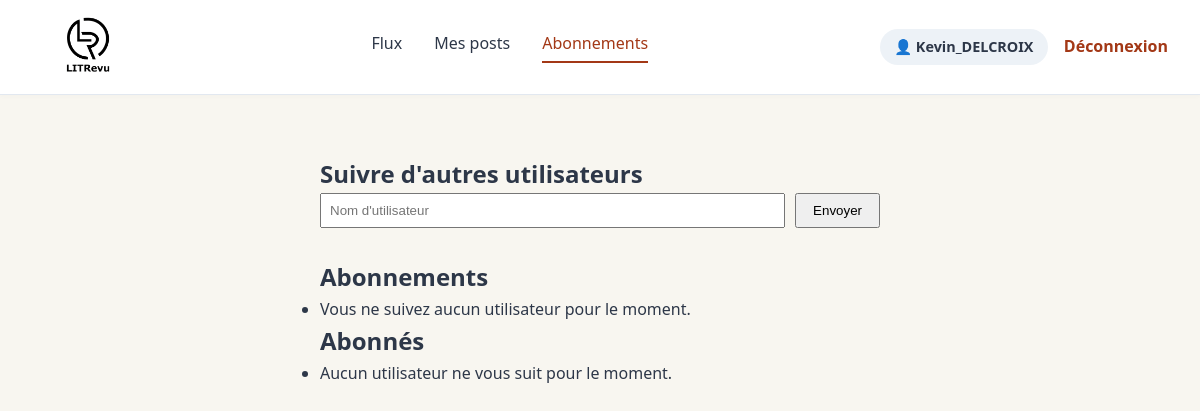
The page /subscriptions/ (signed in) on the database as committed earlier.
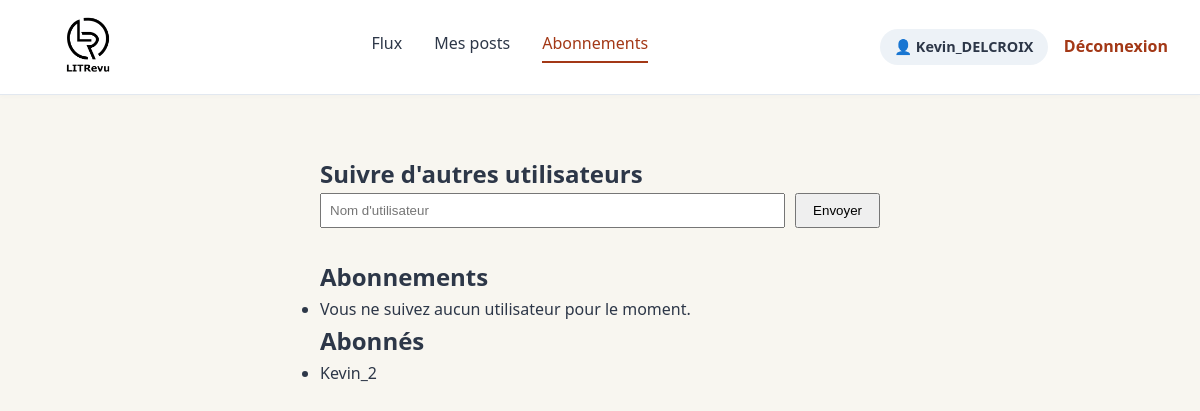
The same page on the database as committed later.
### litrevu/models.py (models this page shows, shortened)
class UserFollows(models.Model):
    user = models.ForeignKey(
        to=settings.AUTH_USER_MODEL,
        on_delete=models.CASCADE,
        related_name="following",
    )
    followed_user = models.ForeignKey(
        to=settings.AUTH_USER_MODEL,
        on_delete=models.CASCADE,
        related_name="followed_by",
    )
    class Meta:
        unique_together = ("user", "followed_user")
        verbose_name = "Abonnement"
        verbose_name_plural = "Abonnements"

### authentication/models.py (models this page shows)
class User(AbstractUser):
    pass

### authentication/views.py (the view, shortened to what this page needs)
# urls.py: django.urls.path('subscriptions/', auth_views.subscriptions, name='subscriptions'),
@login_required
def subscriptions(request):
    message = ""
    following = UserFollows.objects.filter(user=request.user)
    followers = UserFollows.objects.filter(followed_user=request.user)
    context = {
        "following": following,
        "followers": followers,
        "message": message,
    }
    return render(request, "litrevu/subscriptions.html", context)

### litrevu/templates/litrevu/subscriptions.html (shortened to what this page needs)
{% extends 'authentication/base.html' %}
{% block content %}
<div style="max-width: 600px; margin: 0 auto; padding: 20px;">
    <h2>Suivre d'autres utilisateurs</h2>
    <form method="post" style="margin-bottom: 30px;">
        <div style="display: flex; gap: 10px;">
            <input type="text" name="username" placeholder="Nom d'utilisateur" required style="flex: 1; padding: 8px;">
            <button type="submit" style="padding: 8px 16px;">Envoyer</button>
        </div>
    </form>
    <h2>Abonnements</h2>
    <ul>
        {% for follow in following %}
            <li style="display: flex; justify-content: space-between; align-items: center; margin-bottom: 10px;">
                <span>{{ follow.followed_user.username }}</span>
                <form method="post" action="{% url 'unsubscribe' follow.id %}">
                    {% csrf_token %}
                    <button type="submit" class="btn-danger">Désabonner</button>
                </form>
            </li>
        {% empty %}
            <li>Vous ne suivez aucun utilisateur pour le moment.</li>
        {% endfor %}
    </ul>
    <h2>Abonnés</h2>
    <ul>
        {% for follower in followers %}
            <li>{{ follower.user.username }}</li>
        {% empty %}
            <li>Aucun utilisateur ne vous suit pour le moment.</li>
        {% endfor %}
    </ul>
</div>
{% endblock %}

Rows that differ between the two databases and show on the page:
added UserFollows: user.username "Kevin_2"
Other text that changed with them:
text no longer shown: "Aucun utilisateur ne vous suit pour le moment."
